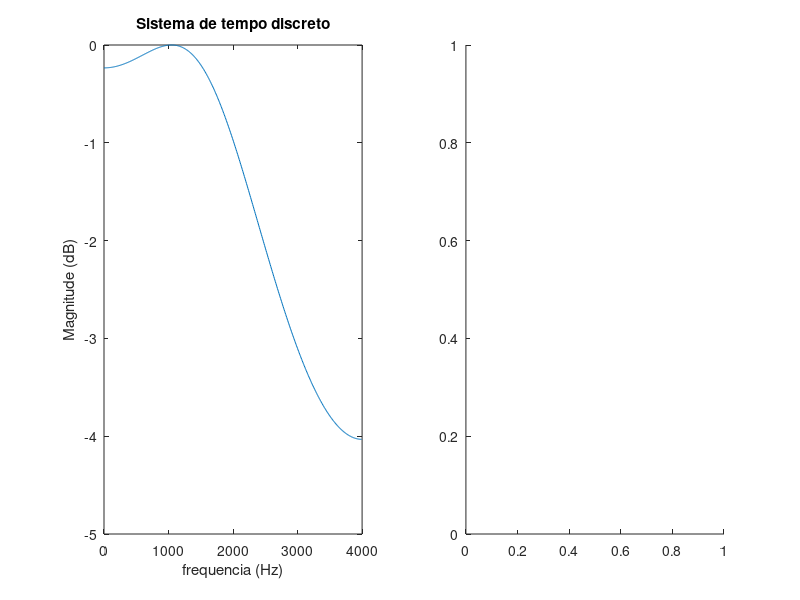

This figure's MATLAB source: (Note: this script raises an error after producing the figure.)
clear; clc; close all;

fs = 8000;     % T = 1/fs
f0 = 1500;     % frequencia do pico, Hz
BW = 3000;      % largura de faixa do pico, Hz
Q = f0/BW;     % fator de merito

sigma = -pi*f0/Q;      % amortecimentos (plano s)
r = exp(sigma/fs);     % raios dos polos (plano z)
teta = 2*pi*f0/fs;     % angulos (frez), (plano z)

figure(1);

% TEMPO DISCRETO (d)
zd = [0 0];     % 2 zeros na origem para causalidade
pd = [r*exp(j*teta), r*exp(-j*teta)];

numd = poly(zd);
dend = poly(pd);

subplot(1,2,1);
[Hw, w] = freqz(numd, dend, 500, fs); % 500 pontos do espectro
ModH = abs(Hw);                       % modulo
plot(w, 20*log10(ModH/max(ModH)));    % modulo normalizado

title('Sistema de tempo discreto');
ylabel('Magnitude (dB)'); xlabel('frequencia (Hz)');

subplot(1,2,2);
H = zpk(zd,pd,1,1/fs);
pzplot(H); axis equal;
title('plano z'); xlabel('re'); ylabel('im');